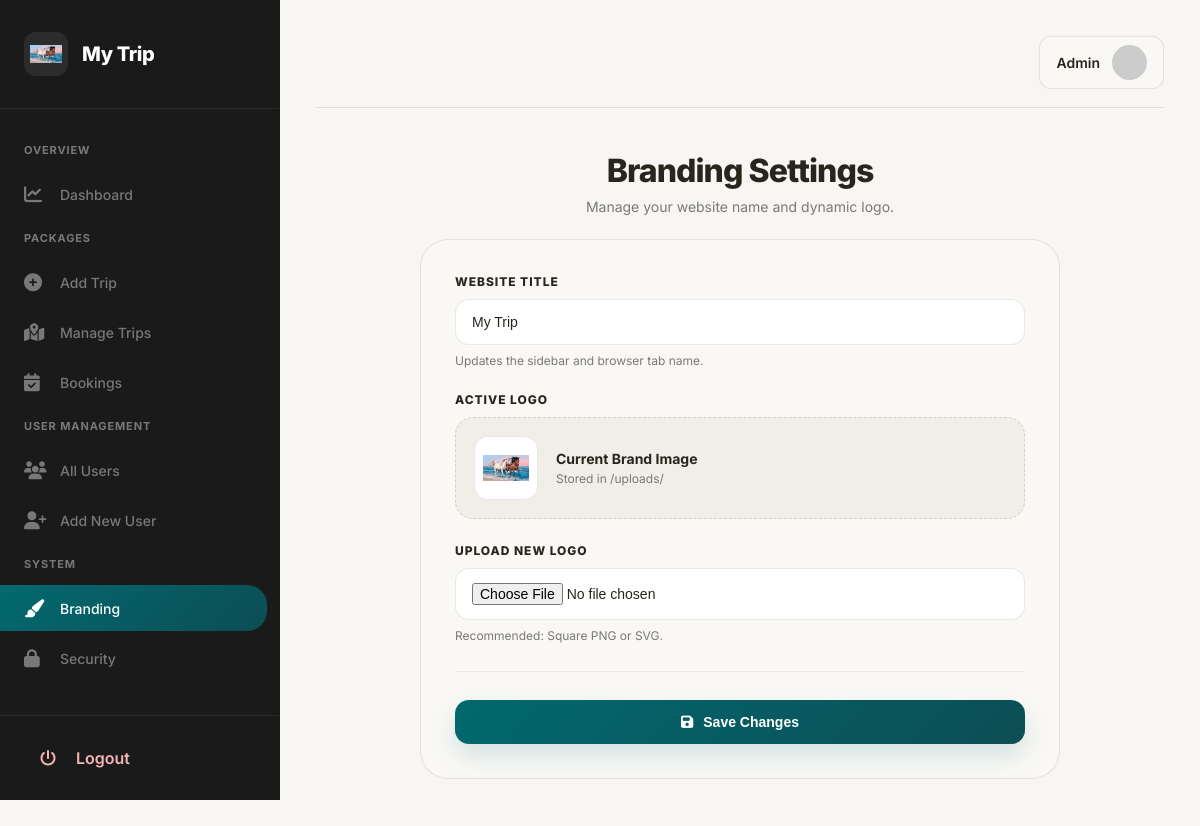
The page /admin/settings.php on the database its author committed.
### tables this page shows
CREATE TABLE `settings` (
  `id` int(11) NOT NULL DEFAULT 1,
  `site_name` varchar(255) DEFAULT 'MyTrip',
  `logo` varchar(255) DEFAULT 'logo.png',
  `updated_at` timestamp NOT NULL DEFAULT current_timestamp() ON UPDATE current_timestamp(),
  PRIMARY KEY (`id`)
);

### admin/settings.php (the view, shortened to what this page needs)
<?php
include 'header.php';
?>
<div class="centering-container">
    <div class="settings-header">
        <h1>Branding Settings</h1>
        <p>Manage your website name and dynamic logo.</p>
    </div>
    <div class="settings-wrapper">
        <form method="POST" enctype="multipart/form-data">
            <div class="form-group">
                <label>Website Title</label>
                <input type="text" name="site_name" class="form-input" value="<?php echo $site_name; ?>" required>
                <span class="help-text">Updates the sidebar and browser tab name.</span>
            </div>
            <div class="form-group">
                <label>Active Logo</label>
                <div class="logo-preview-box">
                    <img src="uploads/<?php echo $site_logo; ?>" alt="Current Logo">
                    <div class="preview-info">
                        <p class="preview-title">Current Brand Image</p>
                        <p class="preview-subtitle">Stored in /uploads/</p>
                    </div>
                </div>
            </div>
            <div class="form-group">
                <label>Upload New Logo</label>
                <input type="file" name="logo" class="form-input" accept="image/*">
                <span class="help-text">Recommended: Square PNG or SVG.</span>
            </div>
            <hr class="form-divider">
            <button type="submit" name="update_settings" class="btn-update">
                <i class="fas fa-save"></i> Save Changes
            </button>
        </form>
    </div>
</div>
<?php include 'footer.php'; ?>

### admin/header.php (shortened to what this page needs)
<?php
include 'db.php';
$settings_query = $conn->query("SELECT * FROM settings WHERE id = 1");
$settings = $settings_query->fetch_assoc();
$site_logo = (!empty($settings['logo'])) ? $settings['logo'] : 'logo.png';
$site_name = (!empty($settings['site_name'])) ? $settings['site_name'] : 'Travel Admin';
function isActive($page) {
    return (basename($_SERVER['PHP_SELF']) == $page) ? 'active' : '';
}
?>
<!DOCTYPE html>
<html lang="en">
<head>
    <link rel="stylesheet" href="https://cdnjs.cloudflare.com/ajax/libs/font-awesome/6.4.0/css/all.min.css">
</head>
<body>
<nav class="sidebar">
    <a href="dashboard.php" class="sidebar-brand">
        <img src="uploads/<?php echo $site_logo; ?>" alt="Logo" class="brand-logo">
        <span class="brand-name"><?php echo $site_name; ?></span>
    </a>
    <ul class="sidebar-menu">
        <li class="sidebar-divider-label">Overview</li>
        <li>
            <a href="dashboard.php" class="<?php echo isActive('dashboard.php'); ?>">
                <i class="fas fa-chart-line"></i> Dashboard
            </a>
        </li>
        <li class="sidebar-divider-label">Packages</li>
        <li>
            <a href="add_package.php" class="<?php echo isActive('add_package.php'); ?>">
                <i class="fas fa-plus-circle"></i> Add Trip
            </a>
        </li>
        <li>
            <a href="manage_packages.php" class="<?php echo isActive('manage_packages.php'); ?>">
                <i class="fas fa-map-marked-alt"></i> Manage Trips
            </a>
        </li>
        <li>
            <a href="bookings.php" class="<?php echo isActive('bookings.php'); ?>">
                <i class="fas fa-calendar-check"></i> Bookings
            </a>
        </li>
        <li class="sidebar-divider-label">User Management</li>
        <li>
            <a href="users.php" class="<?php echo isActive('users.php'); ?>">
                <i class="fas fa-users"></i> All Users
            </a>
        </li>
        <li>
            <a href="add_user.php" class="<?php echo isActive('add_user.php'); ?>">
                <i class="fas fa-user-plus"></i> Add New User
            </a>
        </li>
        <li class="sidebar-divider-label">System</li>
        <li>
            <a href="settings.php" class="<?php echo isActive('settings.php'); ?>">
                <i class="fas fa-paint-brush"></i> Branding
            </a>
        </li>
        <li>
            <a href="change_password.php" class="<?php echo isActive('change_password.php'); ?>">
                <i class="fas fa-lock"></i> Security
            </a>
        </li>
    </ul>
    <div class="logout-section">
        <a href="logout.php" class="logout-link">
            <i class="fas fa-power-off" style="width: 22px; margin-right: 14px;"></i> Logout
        </a>
    </div>
</nav>
<main class="main-wrapper">
    <div class="top-navbar">
        <a href="profile.php" class="user-profile-nav">
            <span style="font-size: 14px; font-weight: 600;">Admin</span>
            <img src="https://ui-avatars.com/api/?name=Admin&background=01696f&color=fff&size=40&bold=true" class="nav-avatar">
        </a>
    </div>

### admin/header.php (style rules this page uses)
:root { --bg: #f7f6f2; --surface: #f9f8f5; --surface-2: #ffffff; --surface-soft: #f1ede7; --border: rgba(40, 37, 29, 0.10); --text: #28251d; --text-muted: #7a7974; --primary: #01696f; --primary-hover: #0c4e54; --primary-soft: #d8e8e7; --radius-xl: 28px; --transition: 0.3s ease; --sidebar-width: 280px; --sidebar-bg: #1a1a1a; --sidebar-text-muted: #797876; --sidebar-border: rgba(255, 255, 255, 0.08); }
* { box-sizing: border-box; margin: 0; padding: 0; }
a { text-decoration: none !important; color: inherit; outline: none; }
body { font-family: 'Inter', sans-serif; background: var(--bg); color: var(--text); min-height: 100vh; }
.sidebar { width: var(--sidebar-width); background: var(--sidebar-bg); height: 100vh; position: fixed; left: 0; top: 0; display: flex; flex-direction: column; z-index: 1000; border-right: 1px solid var(--border); }
.sidebar-brand { padding: 32px 24px; display: flex; align-items: center; gap: 14px; border-bottom: 1px solid var(--sidebar-border); }
.brand-logo { width: 44px; height: 44px; object-fit: contain; border-radius: 12px; background: rgba(255, 255, 255, 0.08); padding: 6px; }
.brand-name { font-size: 20px; font-weight: 800; color: white; letter-spacing: -0.02em; }
.sidebar-menu { flex: 1; list-style: none; padding: 24px 0; overflow-y: auto; }
.sidebar-menu li { margin-bottom: 4px; }
.sidebar-menu a { display: flex; align-items: center; padding: 14px 24px; color: var(--sidebar-text-muted); border-radius: 0 20px 20px 0; font-weight: 500; font-size: 14px; transition: all var(--transition); margin-right: 12px; }
.sidebar-menu a i { width: 22px; font-size: 18px; margin-right: 14px; }
.sidebar-menu a.active { background: linear-gradient(135deg, var(--primary), var(--primary-hover)); color: white; }
.sidebar-divider-label { padding: 10px 24px; font-size: 11px; color: var(--sidebar-text-muted); text-transform: uppercase; font-weight: 700; letter-spacing: 0.08em; }
.logout-section { padding: 20px 24px; border-top: 1px solid var(--sidebar-border); }
.logout-link { display: flex; align-items: center; color: #f8b4b4 !important; font-weight: 600; padding: 12px 16px; border-radius: 12px; transition: all var(--transition); }
.main-wrapper { margin-left: var(--sidebar-width); width: calc(100vw - var(--sidebar-width)); min-height: 100vh; padding: 36px; }
.top-navbar { display: flex; justify-content: flex-end; align-items: center; margin-bottom: 32px; padding-bottom: 18px; border-bottom: 1px solid var(--border); }
.user-profile-nav { display: flex; align-items: center; gap: 12px; padding: 8px 16px; border-radius: 12px; border: 1px solid var(--border); background: var(--surface); transition: var(--transition); }
.nav-avatar { width: 35px; height: 35px; border-radius: 50%; object-fit: cover; }

### rows shown on the page
settings: logo (picture), site_name "My Trip"
